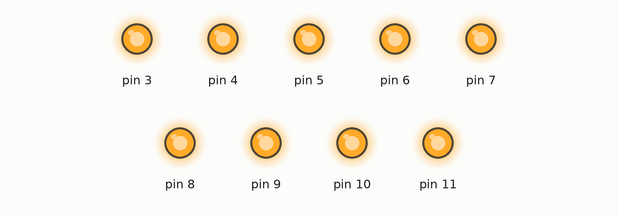
This sketch was run on a simulated Arduino Uno, built with avr-gcc and run on an emulated ATmega328P. Shown: output pins drawn as LEDs (lit = HIGH).

Above: at 0.5 s.
At 3.5 s:
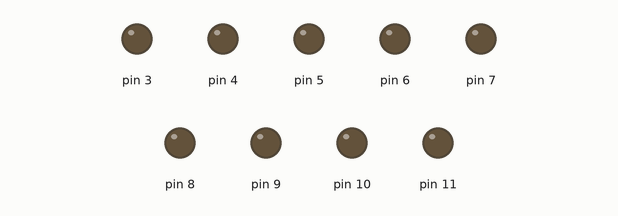
Timing chart, 0 to 4.6 s (numbered marks = the images above):
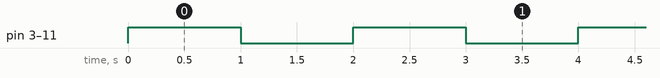

Measured:
- by itself, pin 3–11: alternates HIGH for 1.0 s and LOW for 1.0 s

The sketch:

contador.ino
```cpp
/*
 *
 * Nombre: javi reverte
 * Fecha: 21/02/2021
 * Este programa es una modificación del blink
 * Sirve para comprobar que los LED funcionan correctamente y están bien conectados. No revisa el botón de input.
*/

//en este caso los pines de los leds estan del 4 al 10 y se inicializan todos a la vez

void setup() {
  //bucle for para inicializar todos los leds
    for (int x = 3; x < 12; x++) {
    pinMode(x, OUTPUT);
  }
  /*
   * Esto es equivalente a escribir lo siguiente:
   * pinMode(4, OUTPUT);
   * pinMode(5, OUTPUT);
   * pinMode(5, OUTPUT);
   * pinMode(7, OUTPUT);
   * pinMode(8, OUTPUT);
   * pinMode(9, OUTPUT);
   * pinMode(10, OUTPUT);
   * Pero es más fácil de cambiar si en vez del 4 al 10 fuera del 5 al 11 solo hay que cambiar los parámetros del for
   */
}

void loop() {
  //utilizo también un bucle for para encender los leds
  for (int x = 3; x < 12; x++) {
    digitalWrite(x, HIGH);
  }
  delay(1000); //delay del rato que están encendidos los leds
  //y, como no, utilizo un bucle for para apagar los leds
   for (int x = 3; x < 12; x++) {
    digitalWrite(x, LOW);
  }
  delay(1000);
}
```
